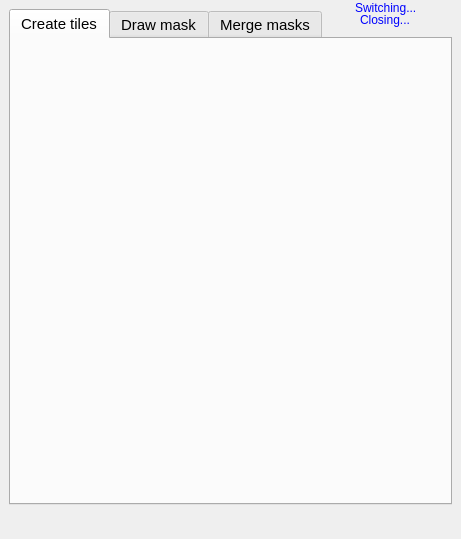
<?xml version="1.0" encoding="UTF-8"?>
<ui version="4.0">
 <class>QClassiPyDockWidget</class>
 <widget class="QgsDockWidget" name="QClassiPyDockWidget">
  <property name="geometry">
   <rect>
    <x>0</x>
    <y>0</y>
    <width>461</width>
    <height>539</height>
   </rect>
  </property>
  <property name="sizePolicy">
   <sizepolicy hsizetype="Fixed" vsizetype="Fixed">
    <horstretch>0</horstretch>
    <verstretch>0</verstretch>
   </sizepolicy>
  </property>
  <property name="windowTitle">
   <string>QClassiPy</string>
  </property>
  <widget class="QWidget" name="dockWidgetContents">
   <property name="maximumSize">
    <size>
     <width>461</width>
     <height>16777215</height>
    </size>
   </property>
   <widget class="QTabWidget" name="plugin_tabs">
    <property name="geometry">
     <rect>
      <x>9</x>
      <y>9</y>
      <width>443</width>
      <height>496</height>
     </rect>
    </property>
    <property name="maximumSize">
     <size>
      <width>443</width>
      <height>502</height>
     </size>
    </property>
    <property name="font">
     <font>
      <pointsize>11</pointsize>
     </font>
    </property>
    <property name="currentIndex">
     <number>0</number>
    </property>
    <property name="tabBarAutoHide">
     <bool>false</bool>
    </property>
    <widget class="QWidget" name="create_tiles_tab">
     <attribute name="title">
      <string>Create tiles</string>
     </attribute>
    </widget>
    <widget class="QWidget" name="draw_mask_tab">
     <attribute name="title">
      <string>Draw mask</string>
     </attribute>
    </widget>
    <widget class="QWidget" name="merge_mask_tab">
     <attribute name="title">
      <string>Merge masks</string>
     </attribute>
    </widget>
   </widget>
   <widget class="QWidget" name="widget" native="true">
    <property name="geometry">
     <rect>
      <x>335</x>
      <y>0</y>
      <width>120</width>
      <height>31</height>
     </rect>
    </property>
    <widget class="QLabel" name="closing_label">
     <property name="geometry">
      <rect>
       <x>25</x>
       <y>12</y>
       <width>71</width>
       <height>17</height>
      </rect>
     </property>
     <property name="text">
      <string>&lt;html&gt;&lt;head/&gt;&lt;body&gt;&lt;p&gt;&lt;span style=&quot; color:#0002ff;&quot;&gt;Closing...&lt;/span&gt;&lt;/p&gt;&lt;/body&gt;&lt;/html&gt;</string>
     </property>
    </widget>
    <widget class="QLabel" name="switching_label">
     <property name="geometry">
      <rect>
       <x>20</x>
       <y>0</y>
       <width>81</width>
       <height>17</height>
      </rect>
     </property>
     <property name="text">
      <string>&lt;html&gt;&lt;head/&gt;&lt;body&gt;&lt;p&gt;&lt;span style=&quot; color:#0002ff;&quot;&gt;Switching...&lt;/span&gt;&lt;/p&gt;&lt;/body&gt;&lt;/html&gt;</string>
     </property>
    </widget>
   </widget>
  </widget>
 </widget>
 <customwidgets>
  <customwidget>
   <class>QgsDockWidget</class>
   <extends>QDockWidget</extends>
   <header>qgsdockwidget.h</header>
   <container>1</container>
  </customwidget>
 </customwidgets>
 <resources/>
 <connections/>
</ui>
